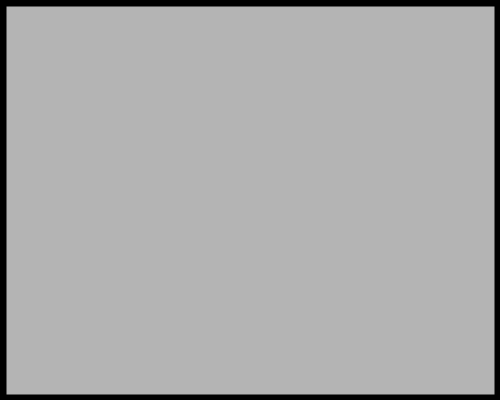
Frame 1 (no input)
Frame 60 (the mouse pressed at the canvas centre just before this capture): identical to frame 1, image omitted
Frame 120 (the mouse held since frame 60 and released just before this capture): identical to frame 1, image omitted

The Processing sketch that drew this single still picture (run headless with seeded random() and noise(); from frame 60 on, the mouse is pressed at the canvas centre):

// Processing sketch: void_draw_02
// ── void_draw_02.pde
void setup() {
  size(500, 400);
}
void draw() {
  fill(180, 180, 180);
  strokeWeight(12);
  rect(0, 0, 500, 400);
  strokeWeight(1);
}
void mouseMoved() {
  rect(200, 200, 100, 100);
}

void mouseClicked() {
  fill(0, 255, 0);
  ellipse(200, 200, 50, 50);
}
